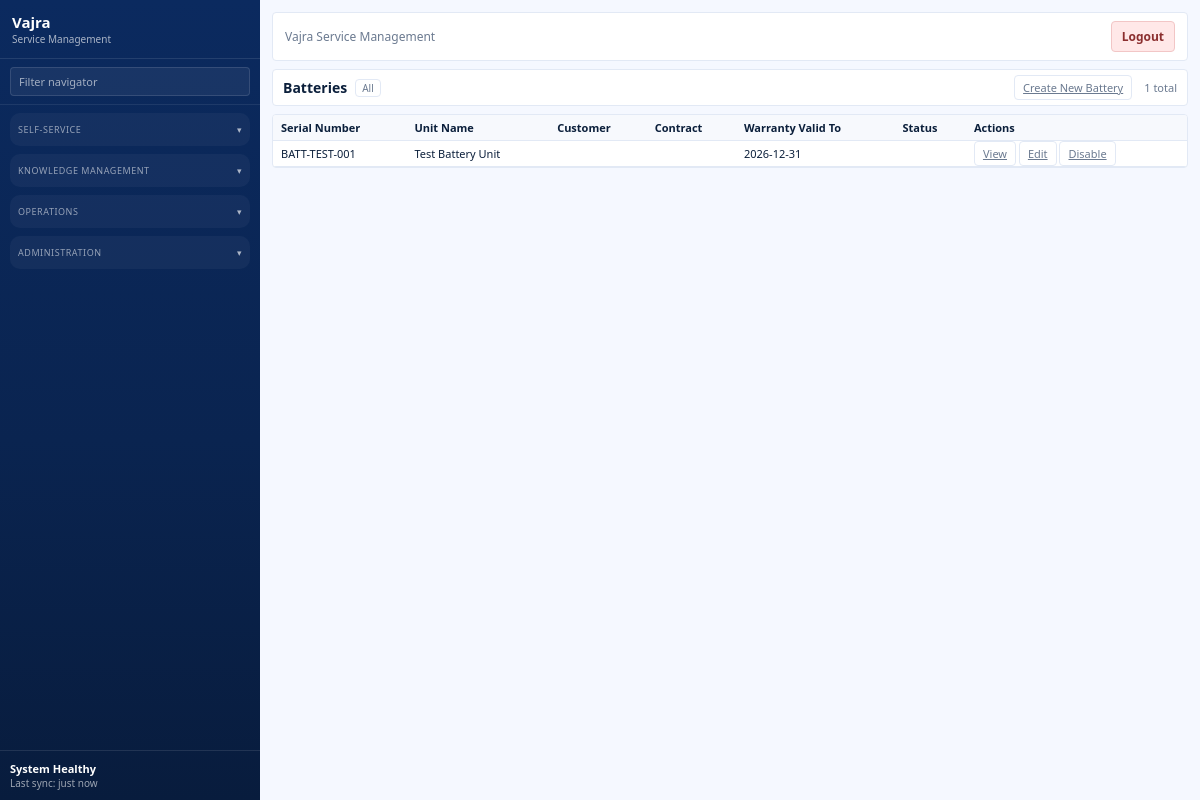
The page /admin/batteries on the database its author committed.
### models/entities.py (models this page shows)
class Battery(Base):
    __tablename__ = "batteries"
    id = Column(Integer, primary_key=True, index=True)
    unit_name = Column(String(200), nullable=True)
    serial_number = Column(String(120), nullable=True)
    data = Column(JSON, default=dict)
    created_at = Column(DateTime(timezone=True), server_default=func.now(), nullable=False)

### routers/admin.py (the view)
@router.get("/admin/batteries")
def batteries_list_page(request: Request, db: Session = Depends(get_db)):
    page = int(request.query_params.get("page", 1))
    all_units = list_or_sample(db, Battery, unit_type="BATTERY", top_level_fields=["unit_name", "serial_number"])
    pagination = paginate(all_units, page=page, per_page=50)
    context = build_template_context(request, units=pagination["items"], unit_label="Batteries", pagination=pagination)
    return templates.TemplateResponse(request, "batteries_list.html", context)

### templates/batteries_list.html (shortened to what this page needs)
{% extends "base.html" %}
{% block content %}
<section class="list-shell">
  <div class="list-bar">
    <div class="list-title">
      <h1>{{ unit_label }}</h1>
      <span class="pill">All</span>
    </div>
    <div class="list-controls">
      <div class="list-actions">
        <a class="ghost small" href="/admin/batteries/new">Create New Battery</a>
      </div>
      <span class="list-meta">{{ pagination.total }} total</span>
    </div>
  </div>
  <div class="list-card">
    <table class="table dense">
      <thead>
        <tr>
          <th>Serial Number</th>
          <th>Unit Name</th>
          <th>Customer</th>
          <th>Contract</th>
          <th>Warranty Valid To</th>
          <th>Status</th>
          <th>Actions</th>
        </tr>
      </thead>
      <tbody>
        {% for unit in units %}
        <tr>
          <td>{{ unit.serial_number }}</td>
          <td>{{ unit.unit_name }}</td>
          <td>{{ unit.customer_name }}</td>
          <td>{{ unit.contract_number }}</td>
          <td>{{ unit.warranty_valid_to }}</td>
          <td>{{ unit.status }}</td>
          <td>
            <a class="ghost small" href="/admin/batteries/{{ unit.id }}">View</a>
            <a class="ghost small" href="/admin/batteries/{{ unit.id }}/edit">Edit</a>
            <a class="ghost small" href="/admin/batteries/{{ unit.id }}/disable">Disable</a>
          </td>
        </tr>
        {% endfor %}
      </tbody>
    </table>
  </div>
</section>
{% endblock %}

### static/css/styles.css (style rules this page uses)
:root { --si-bg: #f5f8ff; --si-panel: #ffffff; --si-surface: #f6f9ff; --si-sidebar: #0f2e63; --si-sidebar-accent: #113a7a; --si-primary: #2b74d6; --si-primary-2: #1c59b3; --si-secondary: #0f172a; --si-text: #0b1f3b; --si-muted: #6b7a90; --si-card: #ffffff; --si-border: #e2e9f5; --si-shadow: 0 12px 28px rgba(15, 40, 90, 0.08); --si-shadow-soft: 0 6px 16px rgba(15, 40, 90, 0.06); }
* { box-sizing: border-box; }
body.si-app { background: var(--si-bg); font-family: "IBM Plex Sans", "Segoe UI", sans-serif; color: var(--si-text); margin: 0; font-size: 13px; }
.list-shell { display: grid; gap: 8px; }
.list-bar, .list-footer { background: #ffffff; border: 1px solid var(--si-border); border-radius: 4px; padding: 5px 10px; display: flex; align-items: center; justify-content: space-between; font-size: 12px; }
.list-title { display: flex; align-items: center; gap: 8px; flex-wrap: wrap; }
.list-title h1 { margin: 0; font-size: 14px; }
.pill { background: transparent; border: 1px solid var(--si-border); color: var(--si-muted); padding: 1px 6px; border-radius: 4px; font-size: 10px; }
.list-controls { display: flex; align-items: center; gap: 12px; }
.list-actions { display: flex; gap: 6px; }
.list-card { background: #ffffff; border: 1px solid var(--si-border); border-radius: 4px; box-shadow: none; overflow: hidden; }
.list-meta { color: var(--si-muted); font-size: 11px; }
.table { width: 100%; border-collapse: collapse; }
.table th, .table td { text-align: left; padding: 5px 8px; border-bottom: 1px solid var(--si-border); font-size: 11px; }
.table th { background: #f7f9fd; font-weight: 600; }
.ghost, .small { border-radius: 4px; border: 1px solid var(--si-border); padding: 4px 8px; background: #ffffff; color: var(--si-muted); cursor: pointer; font-size: 11px; }

### rows shown on the page
Battery: serial_number "BATT-TEST-001", unit_name "Test Battery Unit", warranty_valid_to "2026-12-31"

### other values the page prints
{{ unit_label }} "Batteries"
{{ pagination.total }} "1"
